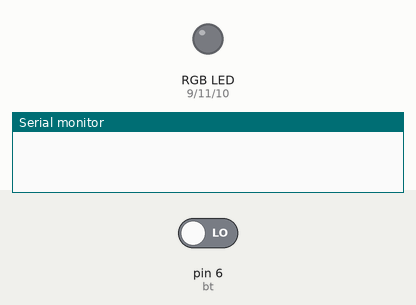
A sketch run on a simulated Arduino Uno, built with avr-gcc and run on an emulated ATmega328P. On the bench: an RGB LED mixed from three pins (HIGH = lit), the last lines printed to the serial monitor. Inputs (shaded band) come from the test bench; at power-on: pin 6 (bt) LOW.

Above: at 1.2 s.
1.3 s: pin 6 (bt) driven HIGH
At 2.7 s:
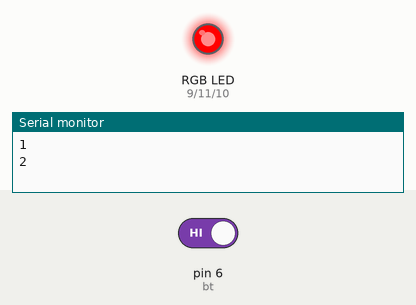
At 3.2 s:
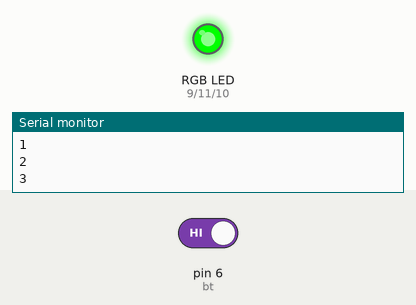
4.3 s: pin 6 (bt) driven LOW
At 5.2 s:
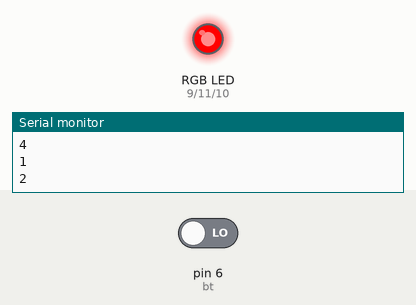
Timing chart, 0 to 7.3 s (numbered marks = the images above; inputs shaded):
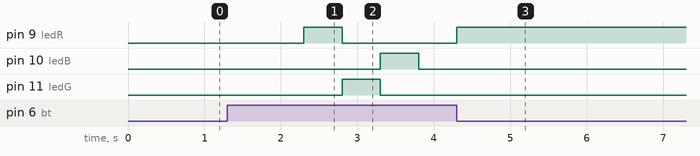

Measured:
- after the input at 1.3 s, pin 9 (ledR): LOW → HIGH after 1.0 s, → LOW 0.50 s later; pin 10 (ledB): LOW → HIGH after 2.0 s, → LOW 0.50 s later; pin 11 (ledG): LOW → HIGH after 1.5 s, → LOW 0.50 s later
- after the input at 4.3 s, pin 9 (ledR): goes on until 4.3 s, then stays HIGH; pin 10 (ledB), pin 11 (ledG): stops changing and stays LOW

The sketch:

MudandoCorLedRGBcomBotao.ino
```cpp
/***********************************************************************
*  Projeto simples, que possui um switch button que ao ser pressionado *
*  altera a cor do led RGB.                                            *
************************************************************************/
int acionado = 0; // botão pressionado
int bt = 6;        //botão
int ledR = 9;      //Vermelho
int ledG = 11;     //Verde
int ledB = 10;     //azul
int cor = 0;

//função que facilita a utilização do led RGB
int lRgb(int red, int green, int blue)
{
  analogWrite(ledR, red);
  analogWrite(ledG, green);
  analogWrite(ledB, blue);
}

void setup() {
  // put your setup code here, to run once:
  pinMode(ledR, OUTPUT);
  pinMode(ledG, OUTPUT);
  pinMode(ledB, OUTPUT);
  pinMode(bt, INPUT);
  Serial.begin(9600); //apenas para conseguirmos utilizar o monitor serial

}

void loop() {
  //Condições simples que incrementa 1 a variável cor, e também limita a quantidade de cores (nesse caso é 3 + desligado)
  acionado = digitalRead(bt);
  if(cor <4){
    if(acionado == HIGH){
      cor++;
      delay(500);            //o delay é necessário pois apenas um toque no botão pode adicionar dezenas de números, e também limita a troca de cores caso o usuário segure o botão
      Serial.println(cor);   //monitorar a incrementação da variável cor
    }
  }else{
    cor = 0;                 //reseta a cor
  }
  switch(cor){
    case 1:
      lRgb(0,0,0);         //cor = 1, então desligado
      break;
    case 2:
      lRgb(255,0,0);      //cor = 2, então vermelho
      break;
    case 3:
      lRgb(0,255,0);      //cor = 3, então verde
      break;
    case 4:
      lRgb(0,0,255);      //cor  = 4, então azul
      break;
  }

}
```
